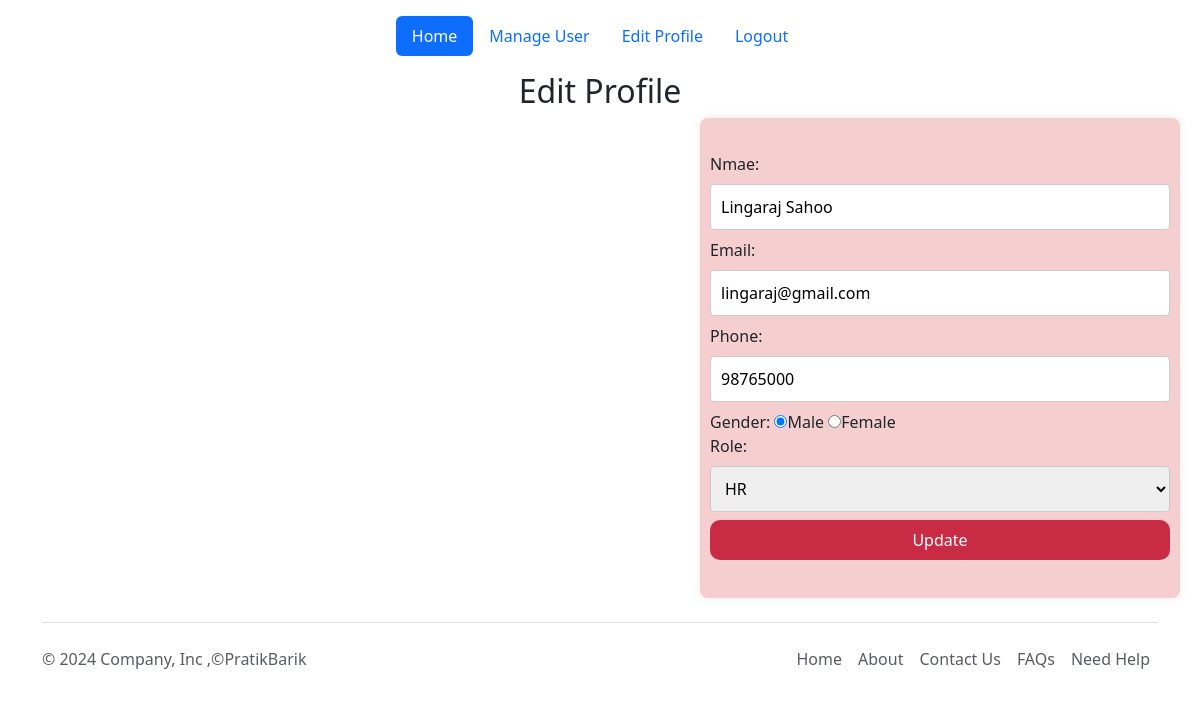
Screenshot of /editProfile/8/ with the database file from the repository.
### myapp/models.py (models this page shows)
class UserMaster(models.Model):
    UserId=models.AutoField(primary_key=True)
    Name=models.CharField(max_length=100)
    Email=models.EmailField(max_length=100)
    Phone=models.BigIntegerField()
    Password=models.CharField(max_length=100)
    Gender=models.CharField(max_length=10)
    Role=models.CharField(max_length=20)
    Status=models.CharField(max_length=20,default='active')

### myapp/views.py (the view, shortened to what this page needs)
# urls.py: path('editProfile/<int:UserId>/',views.editProfile),
def editProfile(request,UserId):
    obj=UserMaster.objects.get(pk=int(UserId))
    return render(request,'editProfile.html',{'data':obj})

### myapp/templates/editProfile.html (shortened to what this page needs)
{% extends 'admin_layout/default.html' %}
{% block 'content' %}
<h2 style="text-align: center;">Edit Profile</h2>
<form method="post">
    <br>
    Nmae: <input type="text" name="name" value="{{data.Name}}">
    <br>
    Email: <input type="text" name="email" value="{{data.Email}}">
    <br>
    Phone: <input type="text" name="phone" value="{{data.Phone}}">
    <br>
    Gender: <input type="radio" name="gender" value="male" {% if data.Gender == 'male' %}checked{% endif %} >Male
            <input type="radio" name="gender" value="female" {% if data.Gender == 'female' %}checked{% endif %}  >Female
    <br>
    Role:
    <select name="role">
        <option value="hr" {% if data.Role == 'hr' %}selected{% endif %}>HR</option>
    </select>
    <br>
    <input type="submit" name="btn" value="Update" class="btn btn-primary w-100 py-2">
</form>
{% endblock %}

### myapp/templates/editProfile.html (style rules this page uses)
form { background-color: rgb(245, 207, 207); padding: 10px; border-radius: 8px; box-shadow: 0px 0px 10px rgba(148, 43, 43, 0.1); width: 480px; height: 480px; margin-left: 700px; }
input[type="text"], select, textarea { width: 100%; padding: 10px; margin: 8px 0; display: inline-block; border: 1px solid #ccc; border-radius: 4px; box-sizing: border-box; }
input[type="submit"] { background-color: #c92a44; color: white; border: none; cursor: pointer; }
input[type="submit"] { border-radius: 10px; }

### rows the page displays
UserMaster: name "Lingaraj Sahoo", email "lingaraj@gmail.com", phone "98765000", Gender "☑", role "HR"
